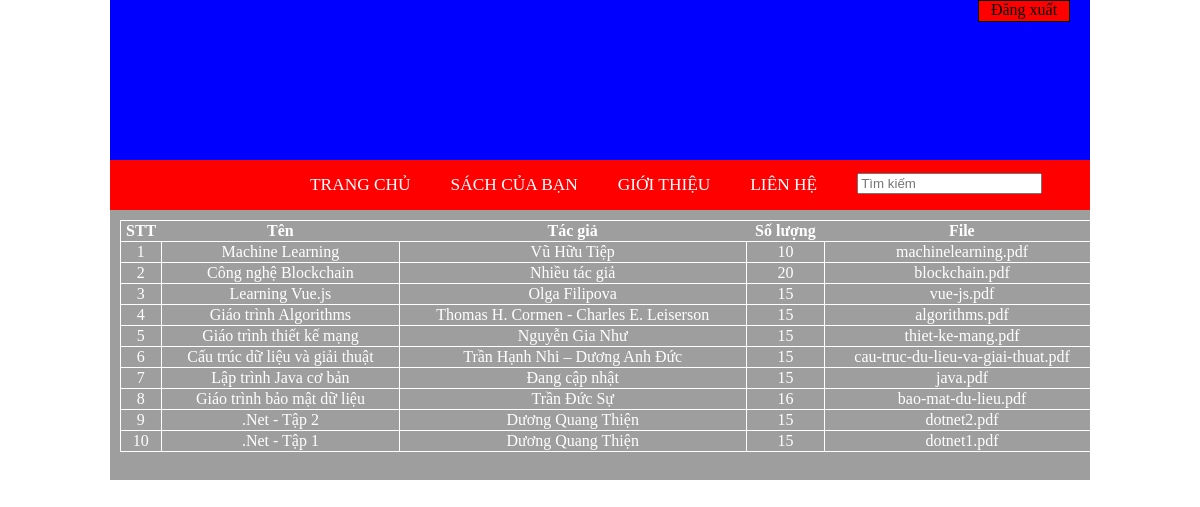
The app's page /home.php with its own data.
### tables this page shows
CREATE TABLE `book` (
  `b_id` int(10) NOT NULL PRIMARY KEY AUTO_INCREMENT,
  `booksname` nvarchar(50) NOT NULL,
  `authorname` nvarchar(50) NOT NULL,
  `copies` varchar(20) NOT NULL,
  `avl_cpy` int(100) NOT NULL,
  `file_name` varchar(255) NOT NULL,
  `path` varchar(200) NOT NULL
);

### home.php (the view, shortened to what this page needs)
<?php include("conn.php");
?>
<!DOCTYPE html>
<html>
<head><title>Student_DashBoard</title></head>
<body>
    <div class="container">
    <div class="box">
        <div class="logout">
          <a href="index.php" style="color: black;  text-decoration: none">Đăng xuất</a>
        </div>
  </div>
  <nav>
    <ul>
      <li><a href="home.php">trang chủ</a></li>
      <li><a href="sbooks.php">SÁCH CỦA BẠN</a></li>
      <li><a href="">Giới thiệu</a></li>
      <li><a href="">Liên hệ</a></li>
    </ul>
    <input style="margin-top: 13px" type="text" id ="myInput"  onkeyup="search()" placeholder= "Tìm kiếm">
  </nav>
    <div class="box-cnt">
         <table class="box-table" id = "myTable">
                <tr>
                    <th>STT</th>
                    <th>Tên</th>
                    <th>Tác giả</th>
                    <th>Số lượng</th>
                    <th>File</th>
                </tr>
            <?php  $data=mysqli_query($conn,"SELECT * FROM `book`");
	              while($row = mysqli_fetch_array($data))
	               {
                        echo "<tr>";
                          $bookid_cse=$row["b_id"];
                          $lg1="<a href='view_book.php?id=$bookid_cse&detail=1'>";
                        echo "<td>" ;echo $row["b_id"]; echo "</td>";
                        echo "<td>";echo "$lg1"; echo $row["booksname"]; echo "</a>"; echo "</td>";
                        echo "<td>"; echo $row["authorname"]; echo "</td>";
                        echo "<td>"; echo $row["avl_cpy"]; echo "</td>";
                        echo "<td>"; echo $row["file_name"]; echo "</td>";
                        echo "</tr>";
                    }
	            ?>
                </table>
  </div>
      </div>
</body>
<html>

### home.php (style rules this page uses)
* { padding 0; margin: 0; }
.container { width:980px; margin: 0 auto; }
.box { height:160px; background-color: blue; background-size: cover; }
.logout { float: right; margin-right: 20px; width: 90px; height: 20px; border: 1px solid; text-align: center; background-color: red; }
ul { padding: 0 ; list-style: none; }
ul li { float: left; margin-right: 40px; text-transform: uppercase; line-height: 50px }
ul li a { text-decoration: none; color: white; font-size: 13pt; display: block; }
nav { padding-left:200px; display: block; background: red; height: 50px; }
.box-cnt { background:rgba(0,0,0,0.38); overflow: auto; width: 100%; overflow:hidden; }
.box-table { color: white; text-align: center; border-collapse: collapse; margin:1%; width: 100%; }
.box-table td,tr { border: 1px solid white; }
a { color: white; text-decoration: none; }

### records on screen
book: b_id "1", booksname "Machine Learning", authorname "Vũ Hữu Tiệp", avl_cpy "10", file_name "machinelearning.pdf"
book: b_id "2", booksname "Công nghệ Blockchain", authorname "Nhiều tác giả", avl_cpy "20", file_name "blockchain.pdf"
book: b_id "3", booksname "Learning Vue.js", authorname "Olga Filipova", avl_cpy "15", file_name "vue-js.pdf"
book: b_id "4", booksname "Giáo trình Algorithms", authorname "Thomas H. Cormen - Charles E. Leiserson", avl_cpy "15", file_name "algorithms.pdf"
book: b_id "5", booksname "Giáo trình thiết kế mạng", authorname "Nguyễn Gia Như", avl_cpy "15", file_name "thiet-ke-mang.pdf"
book: b_id "6", booksname "Cấu trúc dữ liệu và giải thuật", authorname "Trần Hạnh Nhi – Dương Anh Đức", avl_cpy "15", file_name "cau-truc-du-lieu-va-giai-thuat.pdf"
book: b_id "7", booksname "Lập trình Java cơ bản", authorname "Đang cập nhật", avl_cpy "15", file_name "java.pdf"
book: b_id "8", booksname "Giáo trình bảo mật dữ liệu", authorname "Trần Đức Sự", avl_cpy "16", file_name "bao-mat-du-lieu.pdf"
book: b_id "9", booksname ".Net - Tập 2", authorname "Dương Quang Thiện", avl_cpy "15", file_name "dotnet2.pdf"
book: b_id "10", booksname ".Net - Tập 1", authorname "Dương Quang Thiện", avl_cpy "15", file_name "dotnet1.pdf"
